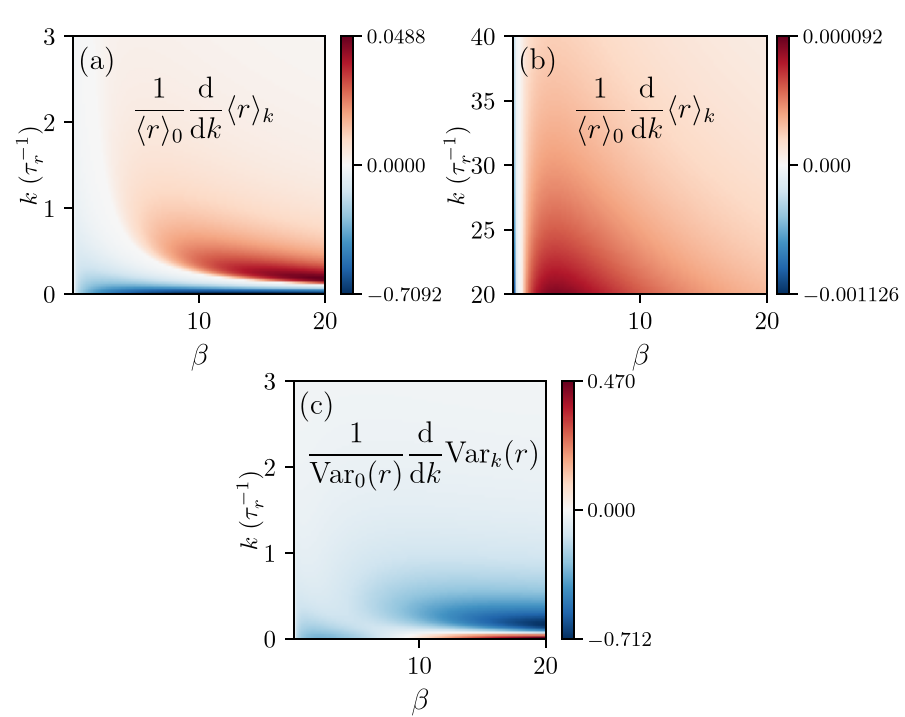

This chart was generated by the following Python code:
#!/usr/bin/env python3
"""Compute and plot the stationary Cartesian radial deformation maps."""
import argparse
import csv
import json
import os
from pathlib import Path
import tempfile

import numpy as np

import numerics

HERE = Path(__file__).resolve().parent
PANEL_COLORS = (
    (-0.7092134810627083, 0.0487764045507042, ('-0.7092', '0.0000', '0.0488')),
    (-0.0011264512043248928, 9.224529223342888e-05, ('-0.001126', '0.000', '0.000092')),
    (-0.7123524739770364, 0.46951851482399953, ('-0.712', '0.000', '0.470')),
)
GRIDS = ('beta_grid', 'small_k_grid', 'large_k_grid')
MAPS = ('small_mean_gradient', 'large_mean_gradient', 'small_variance_gradient')
STYLE = {'text.usetex': True, 'text.latex.preamble': r'\usepackage{amsmath}',
         'font.family': 'serif', 'font.serif': ['Computer Modern Roman'], 'font.size': 10,
         'svg.hashsalt': 'figure12',
         'axes.labelsize': 12, 'axes.linewidth': .8, 'axes.grid': False,
         'xtick.major.size': 3.5, 'ytick.major.size': 3.5,
         'xtick.major.width': .8, 'ytick.major.width': .8}


def load_settings(root):
    return json.loads((Path(root) / 'data' / 'settings.json').read_text())


def grid(spec):
    return np.linspace(spec['start'], spec['stop'], spec['points'])


def load_data(outdir):
    data = Path(outdir)/'data'
    settings = load_settings(outdir)
    with np.load(data/'reference.npz', allow_pickle=False) as saved:
        arrays = {name: saved[name] for name in saved.files}
    return arrays, settings


def plot(outdir=HERE, dpi=180):
    arrays, _ = load_data(outdir)
    os.environ.setdefault('MPLCONFIGDIR', str(Path(tempfile.gettempdir()) / 'cartesian_deformation_mpl'))
    import matplotlib
    matplotlib.use('Agg')
    import matplotlib.pyplot as plt
    from matplotlib.colors import TwoSlopeNorm

    with plt.rc_context(STYLE):
        fig = plt.figure(figsize=(362 / 72, 287 / 72), dpi=dpi)
        rectangles = ((73, 37, 252, 258), (513, 37, 254, 258),
                      (293.5, 382, 252, 258))
        formulas = (
            r'$\displaystyle\frac{1}{\langle r\rangle_0}\frac{\mathrm{d}}{\mathrm{d}k}\langle r\rangle_k$',
            r'$\displaystyle\frac{1}{\langle r\rangle_0}\frac{\mathrm{d}}{\mathrm{d}k}\langle r\rangle_k$',
            r'$\displaystyle\frac{1}{\mathrm{Var}_0(r)}\frac{\mathrm{d}}{\mathrm{d}k}\mathrm{Var}_k(r)$')
        panels = (
            (arrays['small_ks'], arrays['small_mean_gradient'], [0, 1, 2, 3]),
            (arrays['large_ks'], arrays['large_mean_gradient'], [20, 25, 30, 35, 40]),
            (arrays['small_ks'], arrays['small_variance_gradient'], [0, 1, 2, 3]),
        )
        betas = arrays['betas']
        for letter, rect, formula, panel, colors in zip('abc', rectangles, formulas, panels, PANEL_COLORS):
            x, y, width, height = rect
            bounds = [x / 905, 1 - (y + height) / 718, width / 905, height / 718]
            ax = fig.add_axes(bounds)
            ks, field, yticks = panel
            low, high, labels = colors
            norm = TwoSlopeNorm(vmin=low, vcenter=0, vmax=high)
            im = ax.imshow(field.T, origin='lower', aspect='auto', cmap='RdBu_r',
                           norm=norm, extent=[betas[0], betas[-1], ks[0], ks[-1]],
                           interpolation='hanning', interpolation_stage='rgba')
            ax.set(xlabel=r'$\beta$', xticks=[10, 20], yticks=yticks)
            ax.set_ylabel(r'$k\;(\tau_r^{-1})$', rotation=90, labelpad=0, fontsize=10)
            ax.text(.02, .96, f'({letter})', transform=ax.transAxes, va='top', fontsize=12)
            ax.text(.52, .71, formula, transform=ax.transAxes,
                    ha='center', va='center', fontsize=12)
            colorbar_gap = 10 if letter == 'b' else 16
            cax = fig.add_axes([(x + width + colorbar_gap) / 905, bounds[1], 12 / 905, bounds[3]])
            bar = fig.colorbar(im, cax=cax, ticks=[low, 0, high])
            bar.ax.set_yticklabels([f'${value}$' for value in labels], fontsize=8)
            bar.ax.tick_params(pad=2)
        folder = Path(outdir) / 'figures'
        folder.mkdir(parents=True, exist_ok=True)
        for suffix in ('png', 'svg', 'eps'):
            target = folder / f'figure12.{suffix}'
            fig.savefig(target, dpi=dpi, facecolor='white')
            print(target.resolve())
        plt.close(fig)


def compute(outdir, beta_points=None, k_points=None):
    """Calculate a fresh grid in a new directory."""
    settings = load_settings(HERE)
    for name, points in zip(GRIDS, (beta_points, k_points, k_points)):
        if points is not None:
            if points < 2:
                raise ValueError('At least two beta and coupling points are required.')
            settings[name]['points'] = points
    outdir = Path(outdir).resolve()
    outdir.mkdir(parents=True, exist_ok=False)
    data = outdir / 'data'
    data.mkdir()
    betas, small_ks, large_ks = (grid(settings[name]) for name in GRIDS)
    arrays = numerics.compute(betas, small_ks, large_ks,
                              settings['radial_points'])
    target = data / 'reference.npz'
    np.savez_compressed(target, **arrays)
    (data / 'settings.json').write_text(json.dumps(settings, indent=2) + '\n')
    print(target)


def validate(root):
    """Replay saved rows and compare radial and coupling-grid refinements."""
    saved, settings = load_data(root)
    indices = np.unique([0, len(saved['betas'])//2, len(saved['betas'])-1])
    betas = saved['betas'][indices]
    small, large = saved['small_ks'], saved['large_ks']
    points = settings['radial_points']
    baseline = numerics.compute(betas, small, large, points)
    for quantity in MAPS:
        delta = np.max(np.abs(baseline[quantity]-saved[quantity][indices]))
        np.testing.assert_allclose(baseline[quantity], saved[quantity][indices],
                                   rtol=2e-10, atol=2e-13)
        print(f'{quantity}: maximum replay difference = {delta:.3g}', flush=True)

    rows = []
    def record(comparison, quantity, beta, k, base_setting, fine_setting, base, fine):
        rows.append(dict(comparison=comparison, quantity=quantity, beta=beta, k=k,
                         baseline_setting=base_setting, refined_setting=fine_setting,
                         baseline=base, refined=fine, absolute_difference=abs(fine-base)))

    radial = numerics.compute(betas, small, large, 2*points)
    print('Radial-grid refinement completed.', flush=True)
    fine_grids = [np.sort(np.r_[ks, (ks[:-1]+ks[1:])/2]) for ks in (small, large)]
    coupling = numerics.compute(betas, *fine_grids, points)
    for quantity in MAPS:
        ks = large if quantity == 'large_mean_gradient' else small
        for i, beta in enumerate(betas):
            for j, k in enumerate(ks):
                base = baseline[quantity][i, j]
                record('radial_resolution', quantity, beta, k, points, 2*points,
                       base, radial[quantity][i, j])
                record('coupling_step', quantity, beta, k, ks[1]-ks[0], (ks[1]-ks[0])/2,
                       base, coupling[quantity][i, 2*j])

    for beta in betas:
        reference = numerics.uncoupled_moments(beta, numerics.radius_limit(beta))
        for count in (points, 2*points):
            moments = numerics.radial_moments(beta, 0., count)
            for name, base, fine in zip(('mean_radius', 'radial_variance'), moments, reference):
                record('uncoupled_normalization', name, beta, 0., count, 'adaptive', base, fine)
    beta = float(betas[0])
    upper = numerics.radius_limit(beta)
    finite = numerics.uncoupled_moments(beta, upper)
    infinite = numerics.uncoupled_moments(beta, np.inf)
    for name, base, fine in zip(('mean_radius', 'radial_variance'), finite, infinite):
        record('radial_domain', name, beta, 0., upper, 'infinity', base, fine)
    path = Path(root)/'data/numerics.csv'
    with path.open('w', newline='') as stream:
        writer = csv.DictWriter(stream, fieldnames=list(rows[0]))
        writer.writeheader()
        writer.writerows(rows)
    print(f'Saved {len(rows)} numerical comparisons in {path}')


def main():
    parser = argparse.ArgumentParser(description=__doc__)
    parser.add_argument('command', choices=('plot', 'validate', 'compute'))
    parser.add_argument('--outdir', type=Path, help='Results root (default: this folder for plot/check).')
    parser.add_argument('--dpi', type=float, default=180)
    parser.add_argument('--beta-points', type=int, help='Number of beta values (default: 100).')
    parser.add_argument('--k-points', type=int, help='Number of values per coupling grid (default: 100).')
    args = parser.parse_args()
    if args.dpi <= 0:
        parser.error('--dpi must be positive.')
    if args.command == 'compute':
        if args.outdir is None:
            parser.error('compute requires --outdir for a separate results directory.')
        compute(args.outdir, args.beta_points, args.k_points)
    elif args.command == 'plot':
        plot(args.outdir or HERE, args.dpi)
    else:
        validate(args.outdir or HERE)


if __name__ == '__main__':
    main()
